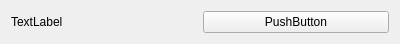
<?xml version="1.0" encoding="UTF-8"?>
<ui version="4.0">
 <class>Frame</class>
 <widget class="QFrame" name="Frame">
  <property name="geometry">
   <rect>
    <x>0</x>
    <y>0</y>
    <width>400</width>
    <height>41</height>
   </rect>
  </property>
  <property name="sizePolicy">
   <sizepolicy hsizetype="Preferred" vsizetype="Preferred">
    <horstretch>0</horstretch>
    <verstretch>0</verstretch>
   </sizepolicy>
  </property>
  <property name="windowTitle">
   <string>Frame</string>
  </property>
  <layout class="QHBoxLayout" name="horizontalLayout">
   <item>
    <widget class="QLabel" name="textline">
     <property name="sizePolicy">
      <sizepolicy hsizetype="Preferred" vsizetype="Maximum">
       <horstretch>0</horstretch>
       <verstretch>0</verstretch>
      </sizepolicy>
     </property>
     <property name="text">
      <string>TextLabel</string>
     </property>
    </widget>
   </item>
   <item>
    <widget class="QPushButton" name="removeItemButton">
     <property name="text">
      <string>PushButton</string>
     </property>
    </widget>
   </item>
  </layout>
 </widget>
 <resources/>
 <connections/>
</ui>
